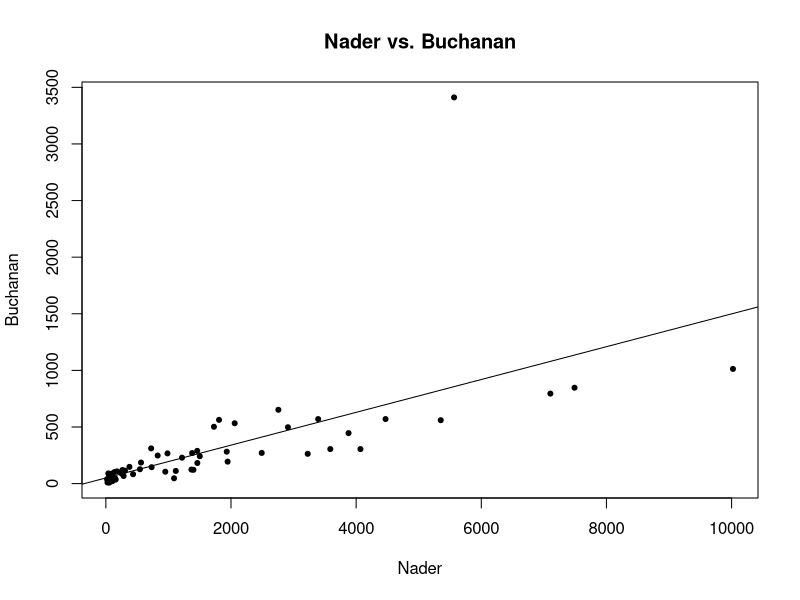
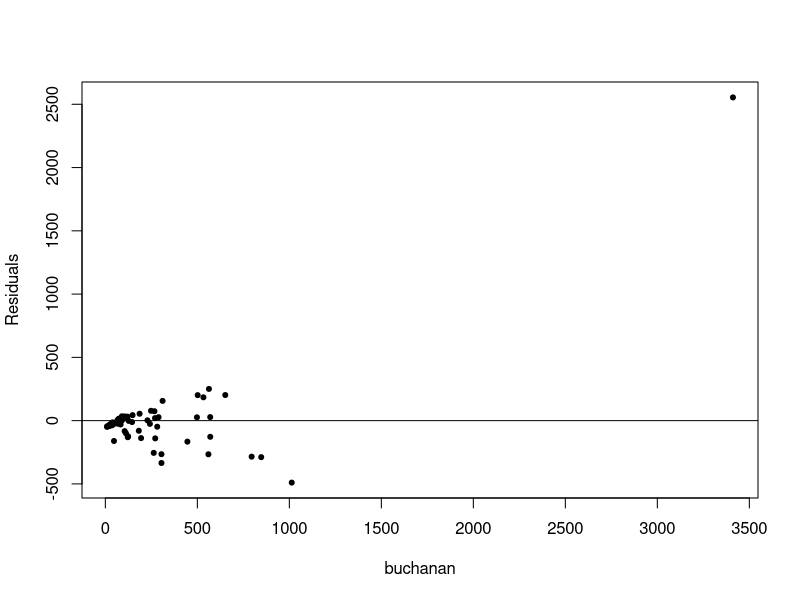
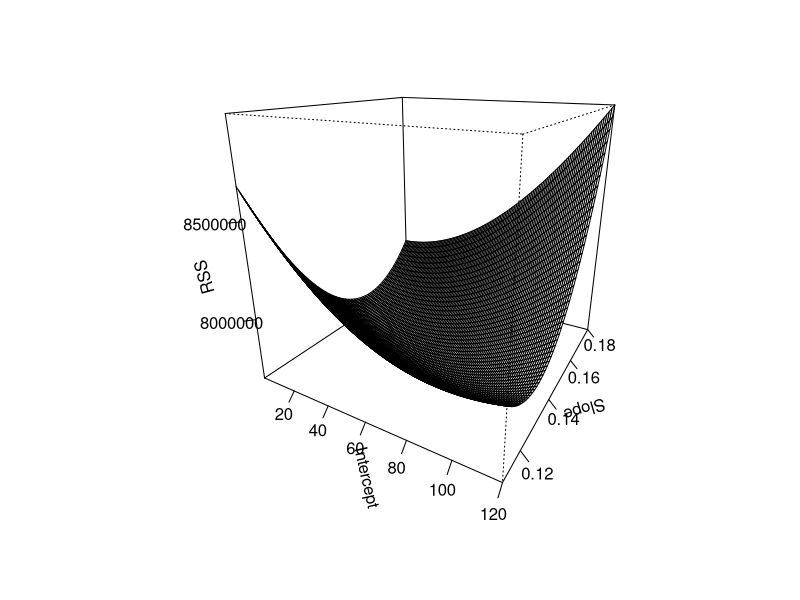
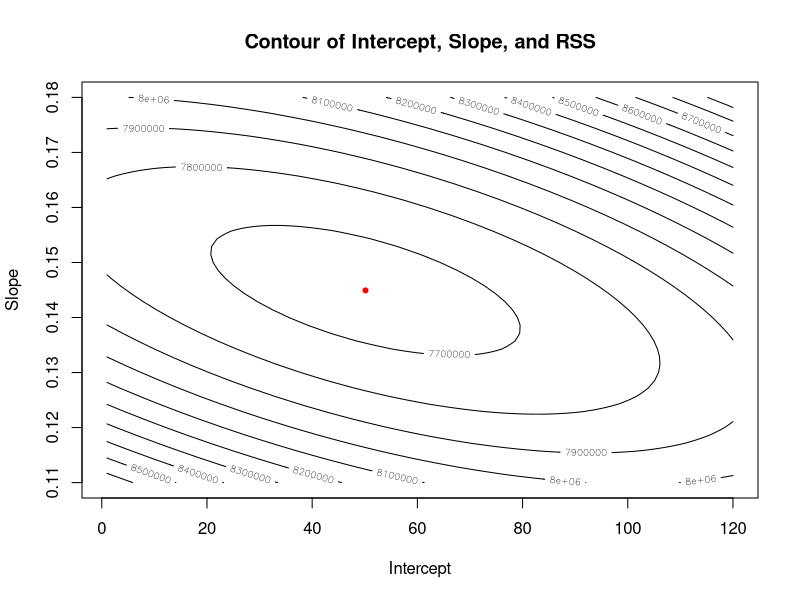
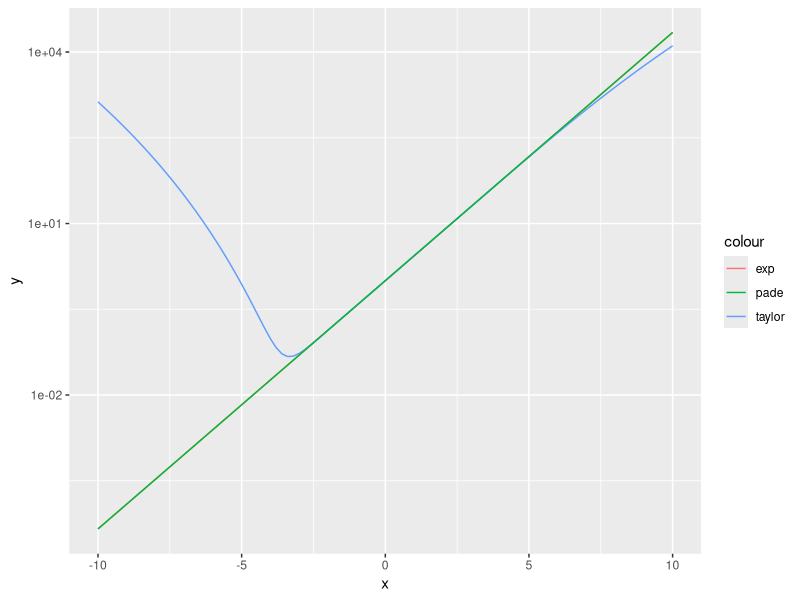

Here is the R script that generated these plots, in order:
# Code for YSC4204 Homework 1
# Authors
# Sean Saito
# John Reid
# Hrishi Olickel
# Han Chong

#imports
require(ggplot2)

# Automatically sets working directory to source file location
this.dir <- dirname(parent.frame(2)$ofile)
setwd(this.dir)

# Problem 1

# 1 (a)
# Read the text file
florida <- read.table("florida2000.txt", header=TRUE)

# Get the votes for Buchanan and Nader
buchanan <- florida$Buchanan
nader <- florida$Nader

# Plot
plot(nader, buchanan, xlab="Nader", ylab="Buchanan", pch=20, main = "Nader vs. Buchanan")

# 1 (b)
# Linear regression
fit <- lm(buchanan ~ nader)
abline(fit)

# 1 (c)
# Evaluating the model

# First take a look at the residuals
res <- residuals(fit)
plot(jitter(res)~jitter(buchanan), ylab="Residuals", xlab="buchanan", data=florida, pch=20)
abline(0, 0)

# What's the R-squared value?
print(summary(fit)$r.squared)

# The result is 0.428, so maybe it does not look like a reasonable fit

# 1 (d)
# Residual Sum of Squares function
rss = function(row) {
  z <- sum((buchanan - row[1] - row[2] * nader)^2)
}

# Generate of vector of intercepts and slopes
b0 <- seq(1, 120)
b1 <- seq(0.11, 0.18, length=50)

# Compute rss for all (b0, b1)
prod = merge(b0, b1) # Cartesian product of b0 and b1
z <- matrix(apply(prod, 1, rss), nrow=length(b0), ncol=length(b1))

# Plot persp
persp(b0, b1, z, theta=30, phi=20, xlab="Intercept", 
      ylab="Slope", zlab="RSS", ticktype="detailed",
      expand=1.0)

# 1 (e)
# Contour plots
contour(b0, b1, z, xlab="Intercept", ylab="Slope", main="Contour of Intercept, Slope, and RSS")
# Plot the best combination
points(fit$coefficients[1], fit$coefficients[2], pch=20, col="red")


#### Problem 2 - Code first, Comment Later

example <- seq(-10, 10, 0.001)

taylorLoop <- function (n, x) {
  if (n < 1 || length(x) == 0 ){
    print("Either n or x is an invalid parameter")
    break
  }
  output <- numeric(0)  # Setting up the output vector
  for (a in x){   # Outer for loop iterating over x
    
    result <- 0   # Setting up the summation
    for (j in 0:n ){
      result <- result + (a^j / factorial(j))
    }
    output <- c(output, result)    #Concatenate the result to the output vector
  }
  return(output)
}

taylorVect <- function (n, x){
  if (n < 1 || length(x) == 0 ){
    print("Either n or x is an invalid parameter")
    break
  }
  return(unlist(lapply(x, function(a) sum((a ^ (0:n)) / factorial(0:n)))))
}

system.time(taylorLoop(10, example))
system.time(taylorVect(10, example))

snx_vect <- function(n, x)
  (sum(unlist(lapply(c(0:n), function(j) ((factorial((2*n)-j)*factorial(n))*(x^j))/(factorial(2*n)*factorial(j)*factorial(n-j))))))

pade <- function(n, x) {
  return(unlist(lapply(x, function(xval) (snx_vect(n, xval)/snx_vect(n, 0-xval)))))
}

## Graphing

taylor10 <- function(x) taylorVect(10, x)
pade10 <- function(x) pade(10, x)

ggplot(data.frame(x = c(-10, 10)), aes(x)) + 
    stat_function(fun = exp, aes(colour="exp")) +
    stat_function(fun = taylor10, aes(colour="taylor")) +
    stat_function(fun=pade10, aes(colour="pade")) + 
    scale_y_log10()
